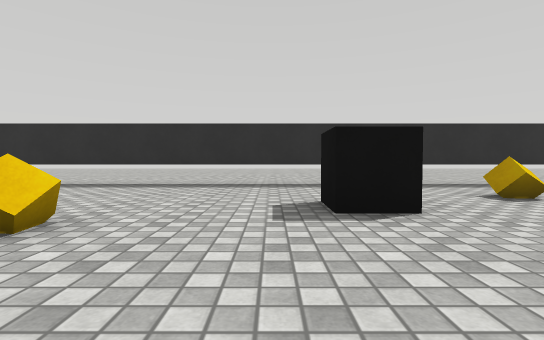
[1] (above)

17 first-person views from a walk through a Unity game level. The camera is 0.62 m above the floor, tilts 2° down and sees 85° across. The floor is counted in squares, 1 m on a side. Each view is taken from the middle of a square. On the plan, view 1 faces up. The plan holds only what a view shows up to about 9 squares ahead; the rest is blank. The place goes on beyond the plan. The player character is not drawn. Surface patterns are stand-ins for the level's own textures.

[2]
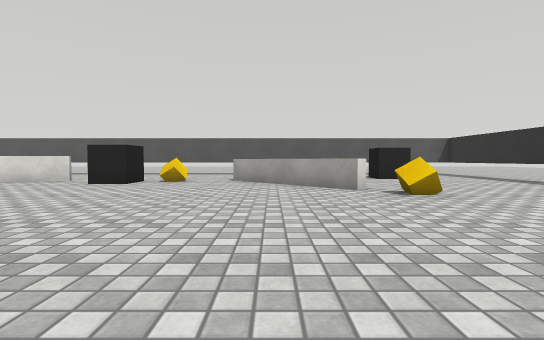

[3]
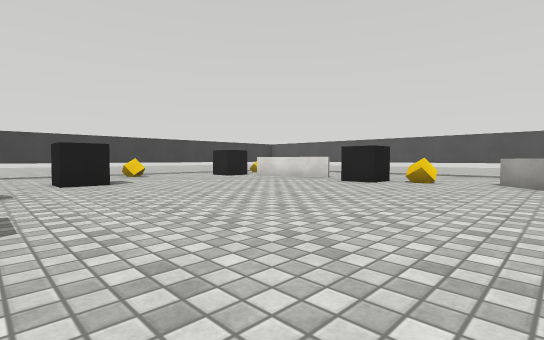

[4]
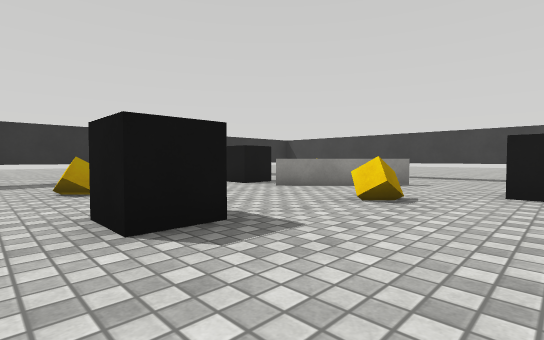

[5]
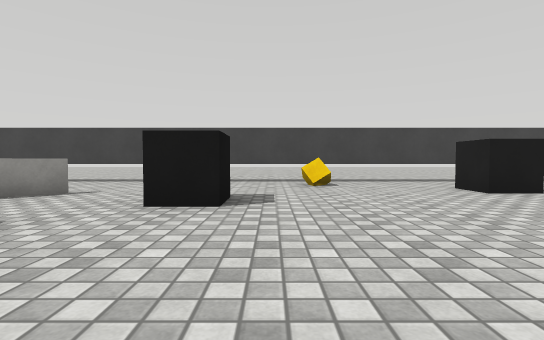

[6]
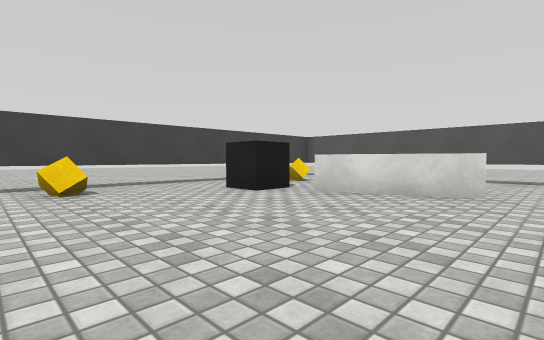

[7]
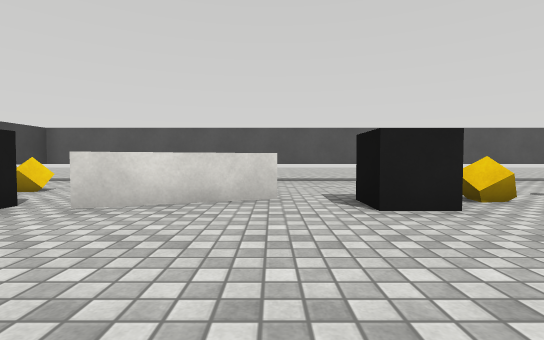

[8]
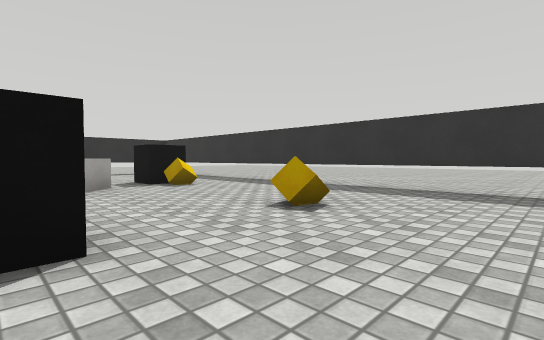

[9]
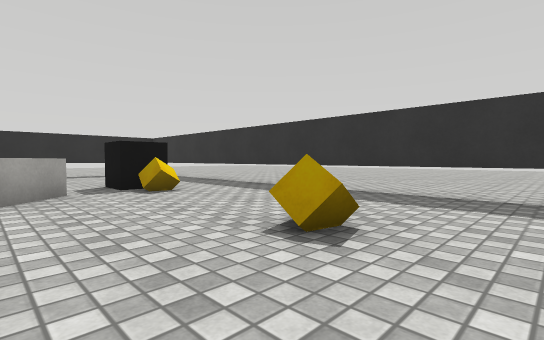

[10]
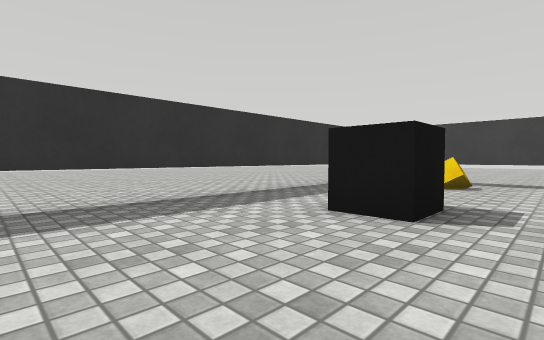

[11]
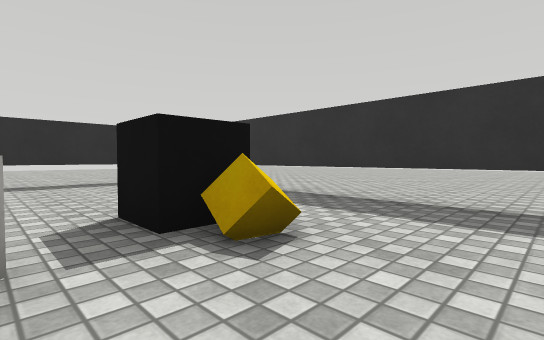

[12]
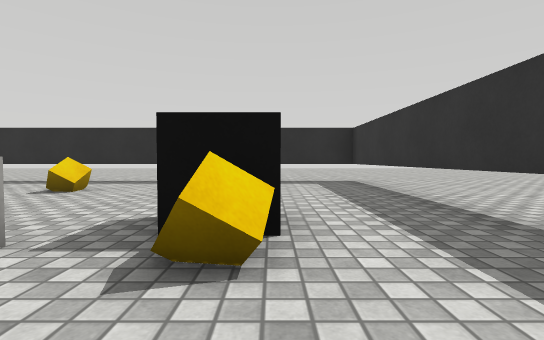

[13]
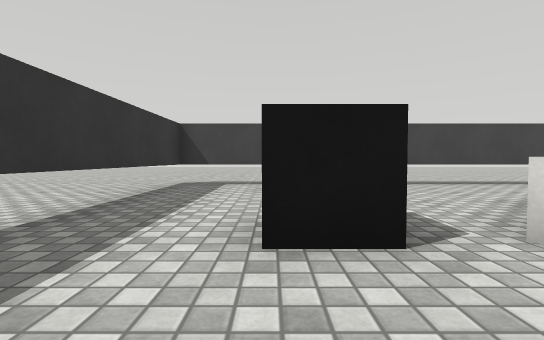

[14]
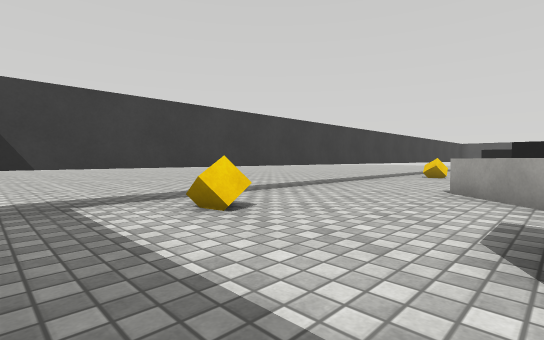

[15]
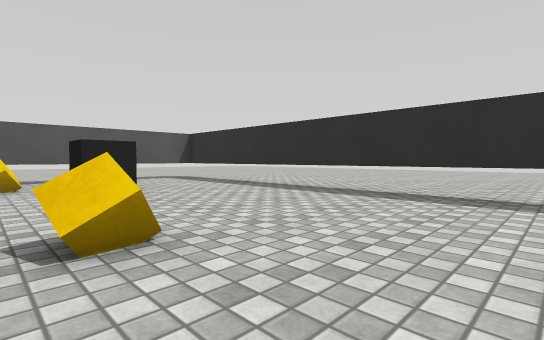

[16]
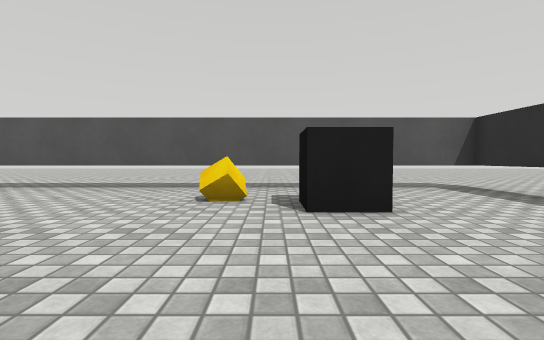

[17]
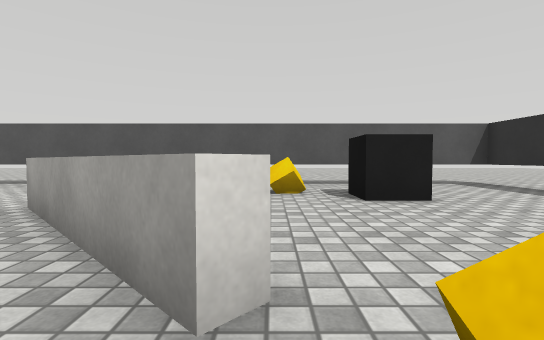

### Floor plan
Points are (right, up) in squares from view 1. A wall is a line through its corners. A room is listed if a view was taken in it or the views show most of it. See-through windows are left out.
Room 1 (views 1, 2, 3, 4, 5, 6, 7, 8, 9, 10, 11, 12, 13, 14, 15, 16, 17)
walls: (6.1, 1.1) (5.2, 0.1); (5.1, -8.2) (3.8, -9.5); (-3.3, 2.1) (-3, 1.7) (-5.9, -1.2); (3.6, -9.5) (6, -7.1); (-5.7, -5.9) (-4.7, -8.6); (-5.4, -12.2) (10.3, -12.2) (10.3, 7.3) (-9.2, 7.3) (-9.2, 5.4); (-9.2, 3.9) (-9.2, -8.8); (-9.2, -11.5) (-9.2, -12.2) (-8.2, -12.2)
objects: other object (-8, 2); other object (-7, -11); other object (-7, 4); other object (-5, -10) to (-4, -10); other object (-5, -4); other object (-5, -3); other object (-2, 3); other object (-1, -11); other object (1, -9) to (1, -8); other object (1, 4); other object (3, -6); other object (4, -4) to (4, -3); other object (4, 5); other object (7, -8) to (8, -7); other object (7, -3); other object (7, 2) to (8, 2); other object (8, -11); other object (8, 1)

Where each view was taken, in squares from view 1:
view 1: 0 up, 0 right, facing up
view 2: 0 up, 3 right, facing left
view 3: 0 up, 3 right, facing down-left
view 4: 2 down, 1 right, facing down-right
view 5: 4 down, 0 right, facing down
view 6: 5 down, 0 right, facing down-left
view 7: 6 down, 1 left, facing left
view 8: 6 down, 4 right, facing up-right
view 9: 5 down, 5 right, facing up-right
view 10: 4 down, 6 right, facing down-right
view 11: 1 down, 6 right, facing up-right
view 12: 1 down, 8 right, facing up
view 13: 5 down, 8 right, facing down
view 14: 8 down, 10 right, facing down-left
view 15: 2 up, 0 right, facing up-left
view 16: 3 up, 3 left, facing left
view 17: 2 up, 2 left, facing left
